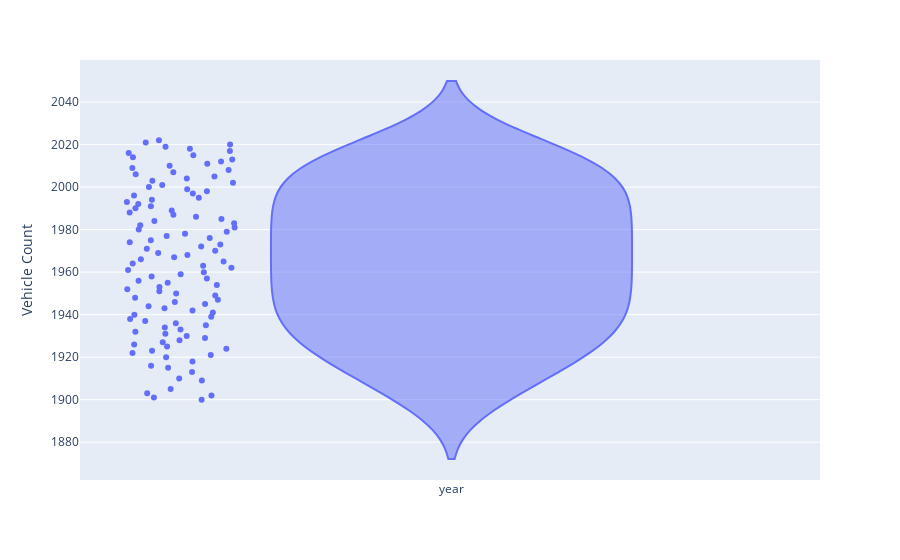

This figure's notebook cell:
### Code cell
fig = px.violin( auto_year['year'], points = 'all', labels = ("Year", "Count"))
fig.update_layout( xaxis_title=" ", yaxis_title="Vehicle Count")

### Figure 1 — Plotly figure (JSON) as saved in the notebook; plotly's stock layout.template omitted (floating-point values rounded to 4 significant figures)
{"data": [{"alignmentgroup": "True", "box": {"visible": false}, "hovertemplate": "variable=%{x}<br>value=%{y}<extra></extra>", "legendgroup": "", "marker": {"color": "#636efa"}, "name": "", "offsetgroup": "", "orientation": "v", "points": "all", "scalegroup": "True", "showlegend": false, "type": "violin", "x": ["year", "year", "year", "year", "year", "year", "year", "year", "year", "year", "year", "year", "year", "year", "year", "year", "year", "year", "year", "year", "year", "year", "year", "year", "year", "year", "year", "year", "year", "year", "year", "year", "year", "year", "year", "year", "year", "year", "year", "year", "year", "year", "year", "year", "year", "year", "year", "year", "year", "year", "year", "year", "year", "year", "year", "year", "year", "year", "year", "year", "year", "year", "year", "year", "year", "year", "year", "year", "year", "year", "year", "year", "year", "year", "year", "year", "year", "year", "year", "year", "year", "year", "year", "year", "year", "year", "year", "year", "year", "year", "year", "year", "year", "year", "year", "year", "year", "year", "year", "year", "year", "year", "year", "year", "year", "year", "year", "year", "year", "year", "year", "year", "year", "year"], "x0": " ", "xaxis": "x", "y": [1909, 1918, 1943, 1905, 1902, 1915, 1920, 1945, 1921, 1916, 1913, 1910, 1944, 1901, 1922, 1925, 1924, 1900, 1903, 1942, 1926, 1935, 1933, 1923, 1927, 1938, 1928, 1936, 1934, 1939, 1932, 1929, 1946, 1931, 1941, 1930, 1937, 1947, 1958, 1940, 1961, 1949, 1959, 1951, 1954, 1948, 1953, 1950, 1952, 1960, 2022, 1962, 1956, 1957, 1975, 1981, 1982, 1955, 1963, 1976, 1983, 1964, 1980, 1977, 1974, 1971, 1973, 1978, 1970, 1967, 1965, 1984, 1979, 1969, 1972, 1966, 1968, 1985, 1986, 1988, 1987, 1989, 1990, 1991, 1992, 1993, 1994, 1995, 1996, 1997, 1998, 2021, 1999, 2000, 2001, 2002, 2003, 2004, 2005, 2009, 2006, 2007, 2010, 2008, 2020, 2011, 2012, 2019, 2014, 2016, 2013, 2015, 2018, 2017], "y0": " ", "yaxis": "y"}], "layout": {"legend": {"tracegroupgap": 0}, "margin": {"t": 60}, "violinmode": "group", "xaxis": {"anchor": "y", "domain": [0, 1], "title": {"text": " "}}, "yaxis": {"anchor": "x", "domain": [0, 1], "title": {"text": "Vehicle Count"}}}}
